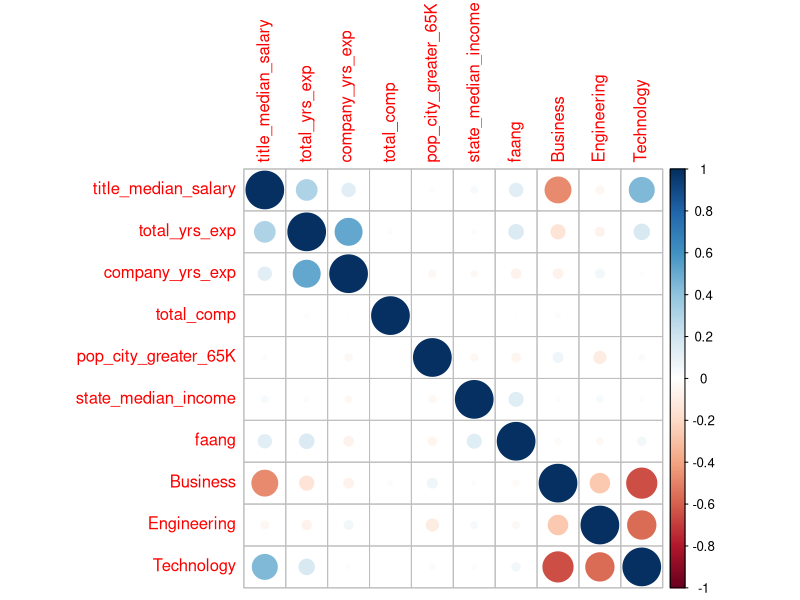
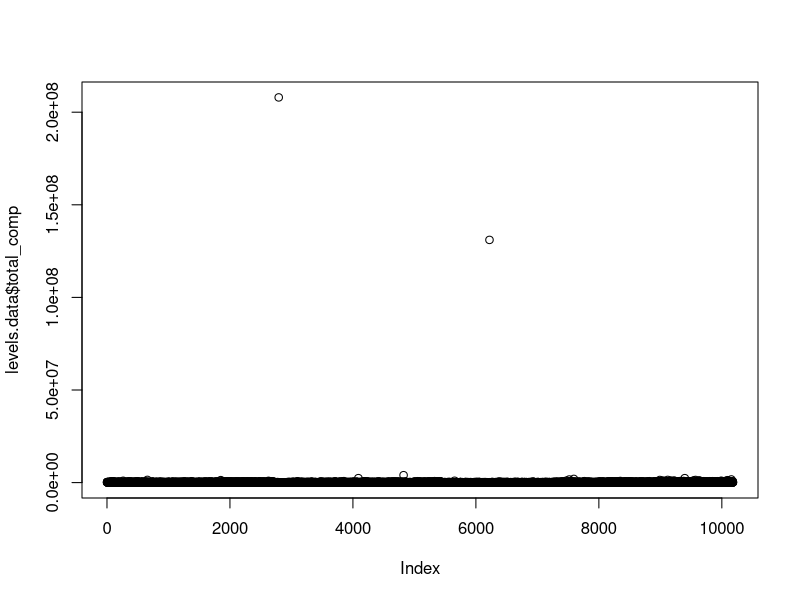
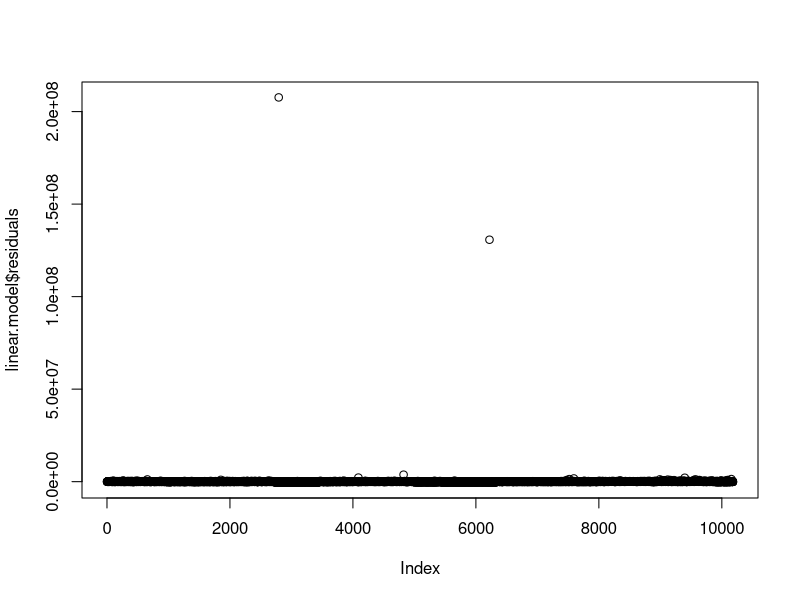
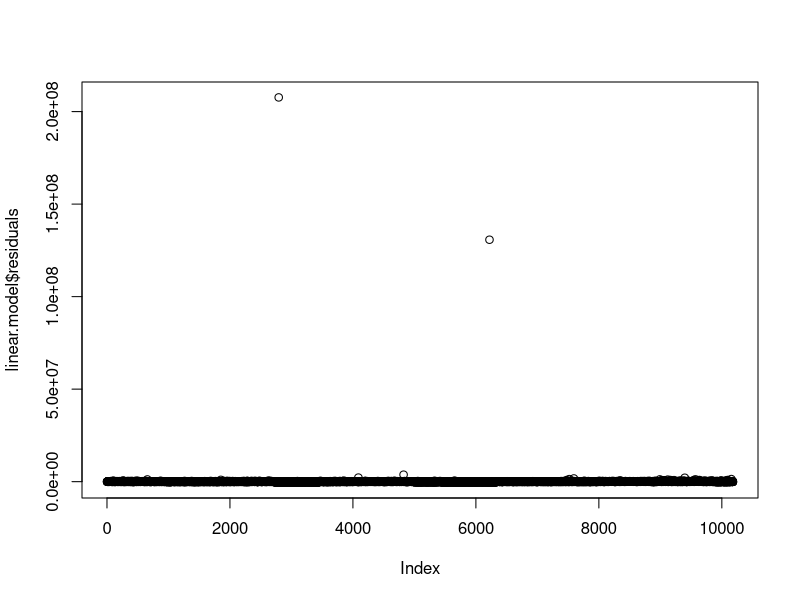
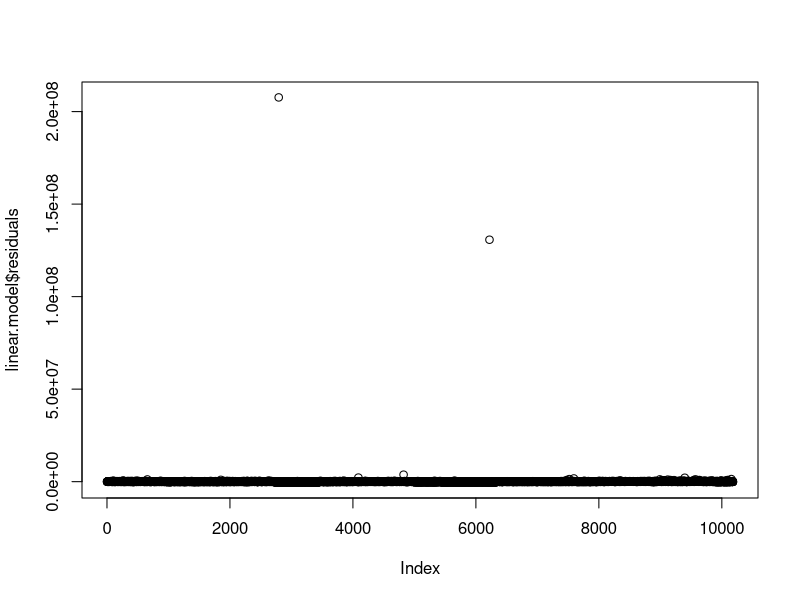
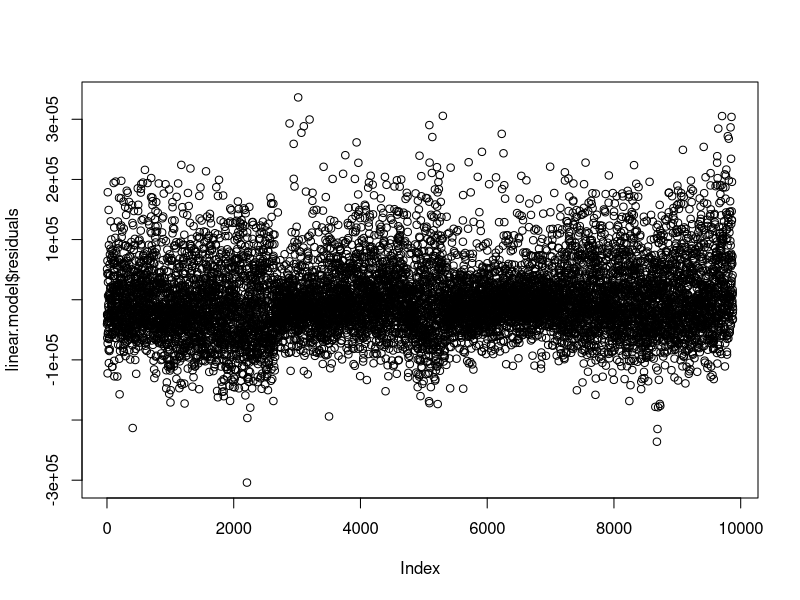
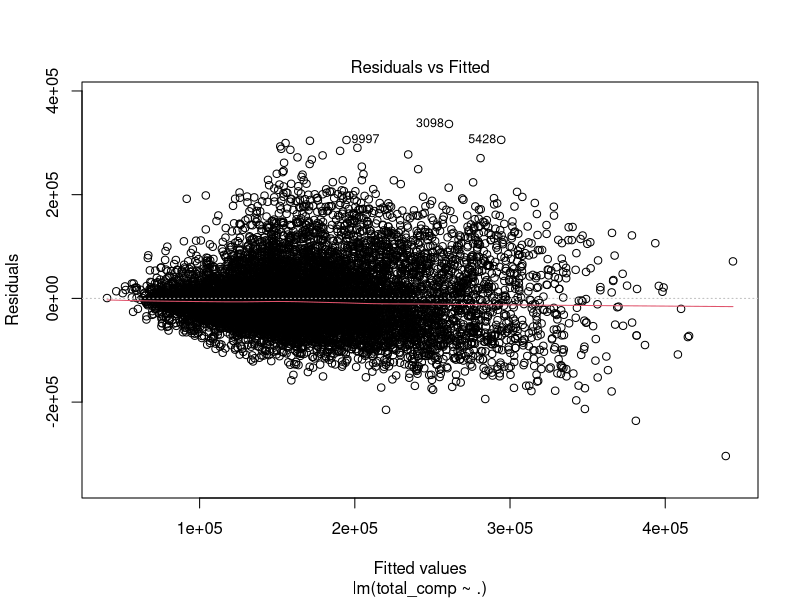
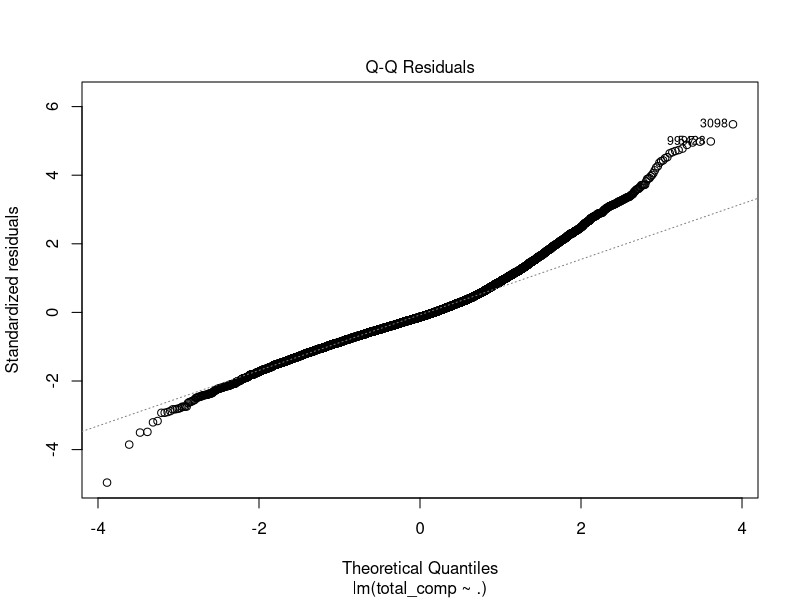

Write the R code that produced these figures, in order.
levels.data <- read.csv("levels_data.csv")

library(corrplot)
library(dplyr)
# Checking Correlation
corrplot(cor(levels.data),method = "circle")

plot(levels.data$total_comp)

# Linear model with raw data
linear.model <- lm(total_comp~.,data=levels.data)
summary(linear.model)
plot(linear.model$residuals)

levels.data.scaled <- levels.data
str(levels.data.scaled)
levels.data.scaled$title_median_salary <- scale(levels.data.scaled$title_median_salary)
levels.data.scaled$total_yrs_exp <- scale(levels.data.scaled$total_yrs_exp)
levels.data.scaled$company_yrs_exp <- scale(levels.data.scaled$company_yrs_exp)
levels.data.scaled$state_median_income <- scale(levels.data.scaled$state_median_income)

linear.model <- lm(total_comp~.,data=levels.data.scaled)
summary(linear.model)
plot(linear.model$residuals)

# Removing outliers using cooks distance
cooksD <- cooks.distance(linear.model)
influential <- cooksD[(cooksD > (3 * mean(cooksD, na.rm = TRUE)))]
names_of_influential <- names(influential)
outliers <- levels.data[names_of_influential,]
levels.data.without.outliers <- levels.data.scaled %>% anti_join(outliers)

#Removing outliers using positive residuals
linear.model <- lm(total_comp~.,data=levels.data.without.outliers)
summary(linear.model)
plot(linear.model$residuals)
levels.data.without.outliers <- levels.data.without.outliers[linear.model$residuals < (quantile(linear.model$residuals,.75) + 1.5*IQR(linear.model$residuals)),]

# linear.model <- lm(total_comp~.,data=levels.data.without.outliers)
# summary(linear.model)
# plot(linear.model$residuals)
# levels.data.without.outliers <- levels.data.without.outliers[linear.model$residuals > (quantile(linear.model$residuals,.25) - 2*IQR(linear.model$residuals)),]

linear.model <- lm(total_comp~.,data=levels.data.without.outliers)
summary(linear.model)
plot(linear.model$residuals)
plot(linear.model)

# Removing Predictors by AIC
library("MASS")
stepAIC(linear.model,direction = "both")

drops <- c("Engineering","Technology")
levels.data.without.outliers <- levels.data.without.outliers[,!(names(levels.data.without.outliers) %in% drops)]

linear.model <- lm(total_comp~.,data=levels.data.without.outliers)
summary(linear.model)
plot(linear.model$residuals)


